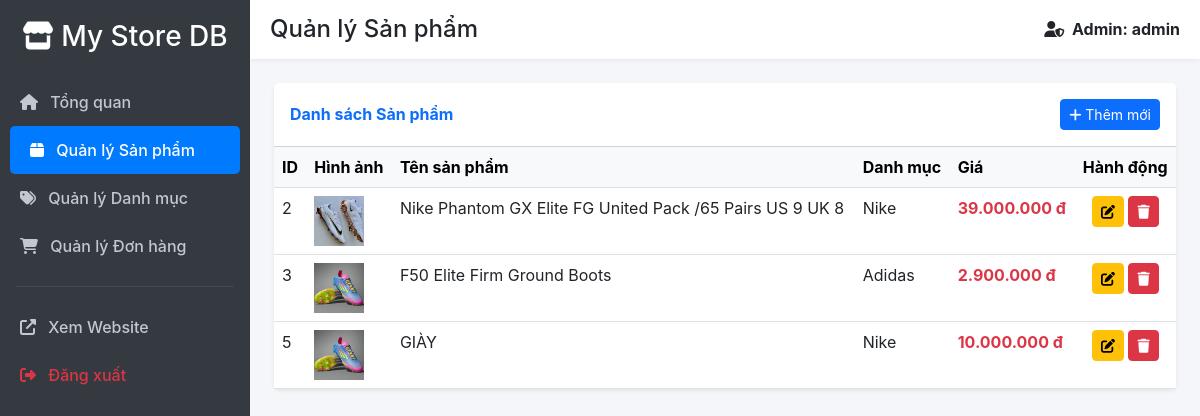
The app's page /webbanhang/index.php?url=Admin/products (signed in) with its own data.
### tables this page shows
CREATE TABLE IF NOT EXISTS `product` (
  `id` int NOT NULL AUTO_INCREMENT,
  `name` varchar(255) NOT NULL,
  `description` text,
  `price` decimal(10,2) NOT NULL,
  `image` varchar(255) DEFAULT NULL,
  `category_id` int DEFAULT NULL,
  PRIMARY KEY (`id`),
  KEY `category_id` (`category_id`),
  CONSTRAINT `product_ibfk_1` FOREIGN KEY (`category_id`) REFERENCES `category` (`id`)
);

CREATE TABLE IF NOT EXISTS `category` (
  `id` int NOT NULL AUTO_INCREMENT,
  `name` varchar(255) NOT NULL,
  `description` text,
  PRIMARY KEY (`id`)
);

### webbanhang/app/controllers/AdminController.php (called while the page is built, shortened)
<?php
require_once 'app/config/database.php';
require_once 'app/Models/ProductModel.php';
class AdminController {
    private $db;
    public function __construct() {
        $this->db = (new Database())->getConnection();
    }
    public function products() {
        $productModel = new ProductModel($this->db);
        $products = $productModel->getProducts();
        include 'app/views/admin/products.php';
    }
}
?>

### webbanhang/app/config/database.php (called while the page is built, shortened)
<?php
class Database {
    private $host = "localhost";
    private $db_name = "my_store";
    private $username = "root";
    private $password = "";
    public function getConnection() {
        $this->conn = null;
        try {
            $this->conn = new PDO("mysql:host=" . $this->host . ";dbname=" . $this->db_name, $this->username, $this->password);
            $this->conn->setAttribute(PDO::ATTR_ERRMODE, PDO::ERRMODE_EXCEPTION);
            $this->conn->exec("set names utf8");
        } catch(PDOException $exception) {
            throw $exception;
        }
        return $this->conn;
    }
}

### webbanhang/app/Models/ProductModel.php (called while the page is built, shortened)
<?php
class ProductModel
{
    private $conn;
    private $table_name = "product";
    public function __construct($db)
    {
        $this->conn = $db;
    }
    public function getProducts()
    {
        $query = "SELECT p.id, p.name, p.description, p.price, p.image, c.name as category_name
                  FROM " . $this->table_name . " p
                  LEFT JOIN category c ON p.category_id = c.id";
        $stmt = $this->conn->prepare($query);
        $stmt->execute();
        $result = $stmt->fetchAll(PDO::FETCH_OBJ);
        return $result;
    }
}
?>

### webbanhang/app/views/admin/products.php (the view, shortened to what this page needs)
<!DOCTYPE html>
<html lang="en">
<head>
    <link href="https://cdn.jsdelivr.net/npm/bootstrap@5.3.0/dist/css/bootstrap.min.css" rel="stylesheet">
    <link rel="stylesheet" href="https://cdnjs.cloudflare.com/ajax/libs/font-awesome/6.4.0/css/all.min.css">
</head>
<body>
<?php
$basePath = dirname($_SERVER['SCRIPT_NAME']);
$basePath = ($basePath === '/' || $basePath === '\\') ? '' : $basePath;
$baseUrl = $basePath . '/index.php?url=';
?>
<div class="d-flex">
    <div class="sidebar" style="width: 250px;">
        <h3 class="text-white text-center mb-4"><i class="fas fa-store"></i> My Store DB</h3>
        <a href="<?= $baseUrl ?>Admin/index"><i class="fas fa-home me-2"></i> Tổng quan</a>
        <a href="<?= $baseUrl ?>Admin/products" class="active"><i class="fas fa-box me-2"></i> Quản lý Sản phẩm</a>
        <a href="<?= $baseUrl ?>Admin/categories"><i class="fas fa-tags me-2"></i> Quản lý Danh mục</a>
        <a href="<?= $baseUrl ?>Admin/orders"><i class="fas fa-shopping-cart me-2"></i> Quản lý Đơn hàng</a>
        <hr class="text-secondary mx-3">
        <a href="<?= $baseUrl ?>Product/index" target="_blank"><i class="fas fa-external-link-alt me-2"></i> Xem Website</a>
        <a href="<?= $baseUrl ?>User/logout" class="text-danger"><i class="fas fa-sign-out-alt me-2"></i> Đăng xuất</a>
    </div>
    <div class="flex-grow-1">
        <div class="topbar d-flex justify-content-between align-items-center mb-4">
            <h4 class="mb-0">Quản lý Sản phẩm</h4>
            <span class="fw-bold"><i class="fas fa-user-shield me-1"></i> Admin: <?= htmlspecialchars($_SESSION['username'] ?? 'Admin') ?></span>
        </div>
        <div class="container-fluid px-4">
            <div class="card shadow-sm border-0">
                <div class="card-header bg-white py-3 d-flex justify-content-between align-items-center">
                    <h6 class="m-0 fw-bold text-primary">Danh sách Sản phẩm</h6>
                    <a href="<?= $baseUrl ?>Product/add" class="btn btn-sm btn-primary"><i class="fas fa-plus"></i> Thêm mới</a>
                </div>
                <div class="card-body p-0">
                    <table class="table table-hover mb-0">
                        <thead class="table-light">
                            <tr>
                                <th>ID</th>
                                <th>Hình ảnh</th>
                                <th>Tên sản phẩm</th>
                                <th>Danh mục</th>
                                <th>Giá</th>
                                <th class="text-center">Hành động</th>
                            </tr>
                        </thead>
                        <tbody>
                            <?php foreach ($products as $p): ?>
                            <tr>
                                <td><?= $p->id ?></td>
                                <td>
                                    <img src="<?= $basePath ?>/<?= !empty($p->image) ? $p->image : 'assets/no-image.jpg' ?>"
                                         width="50" style="object-fit:cover;">
                                </td>
                                <td><?= htmlspecialchars($p->name) ?></td>
                                <td><?= htmlspecialchars($p->category_name ?? 'Chưa r') ?></td>
                                <td class="text-danger fw-bold"><?= number_format($p->price, 0, ',', '.') ?> đ</td>
                                <td class="text-center">
                                    <a href="<?= $baseUrl ?>Product/edit/<?= $p->id ?>" class="btn btn-sm btn-warning mb-1"><i class="fas fa-edit"></i></a>
                                    <a href="<?= $baseUrl ?>Product/delete/<?= $p->id ?>" class="btn btn-sm btn-danger mb-1" onclick="return confirm('Xóa sản phẩm này?')"><i class="fas fa-trash"></i></a>
                                </td>
                            </tr>
                            <?php endforeach; ?>
                        </tbody>
                    </table>
                </div>
            </div>
        </div>
    </div>
</div>
</body>
</html>

### webbanhang/app/views/admin/products.php (style rules this page uses)
body { font-family: 'Inter', sans-serif; background-color: #f4f6f9; }
.sidebar { min-height: 100vh; background-color: #343a40; padding-top: 20px; }
.sidebar a { color: #c2c7d0; text-decoration: none; padding: 12px 20px; display: block; font-weight: 500; transition: 0.3s; }
.sidebar a:hover, .sidebar a.active { background-color: #007bff; color: white; border-radius: 5px; margin: 0 10px; }
.topbar { background-color: white; padding: 15px 20px; box-shadow: 0 2px 4px rgba(0,0,0,0.05); }

### records on screen
product: id "2", image (picture), name "Nike Phantom GX Elite FG United Pack /65 Pairs US 9 UK 8", category.name "Nike", price "39.000.000"
product: id "3", image (picture), name "F50 Elite Firm Ground Boots", category.name "Adidas", price "2.900.000"
product: id "5", image (picture), name "GIÀY", category.name "Nike", price "10.000.000"

### other values on screen
$_SESSION['username'] "admin"
